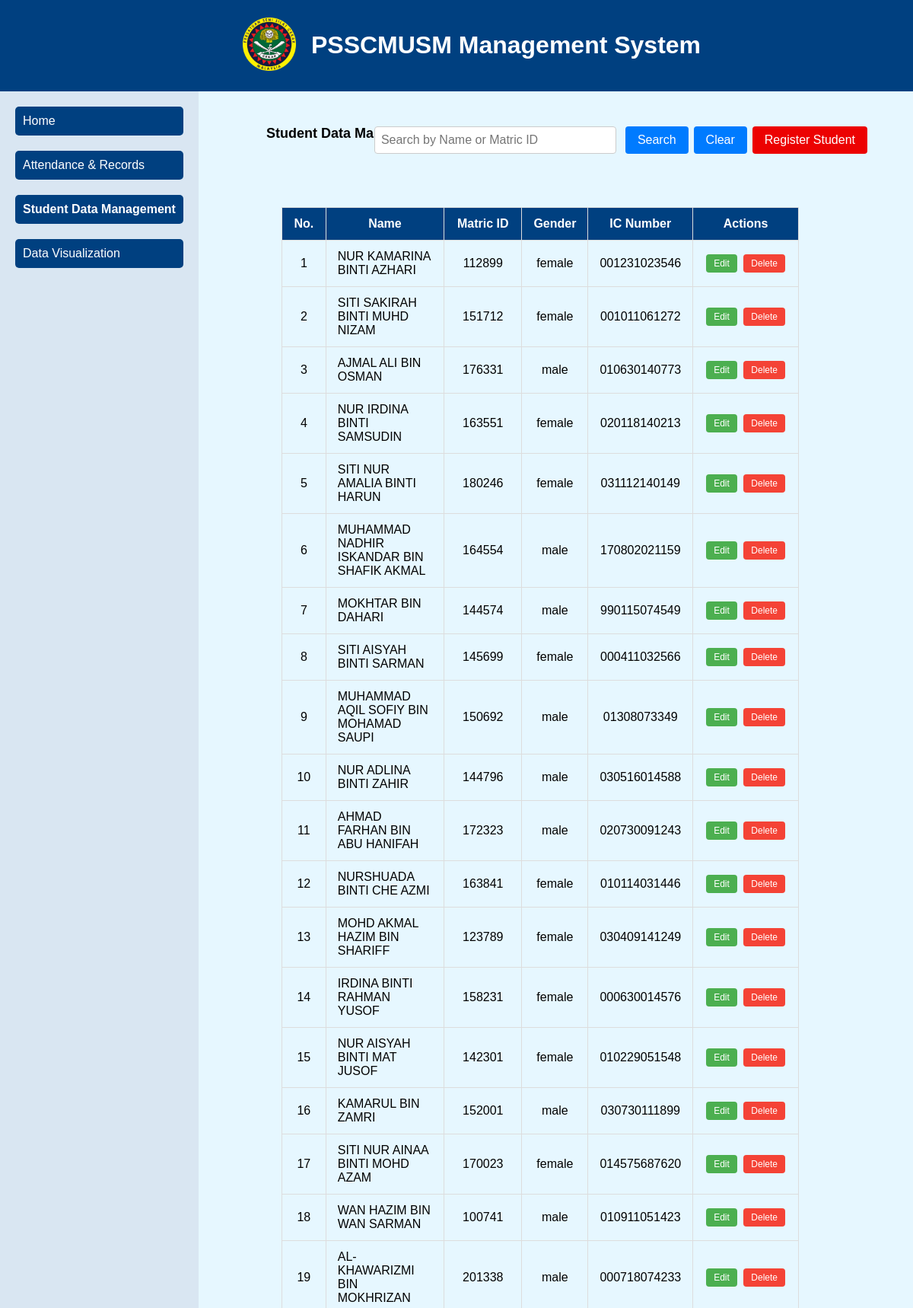
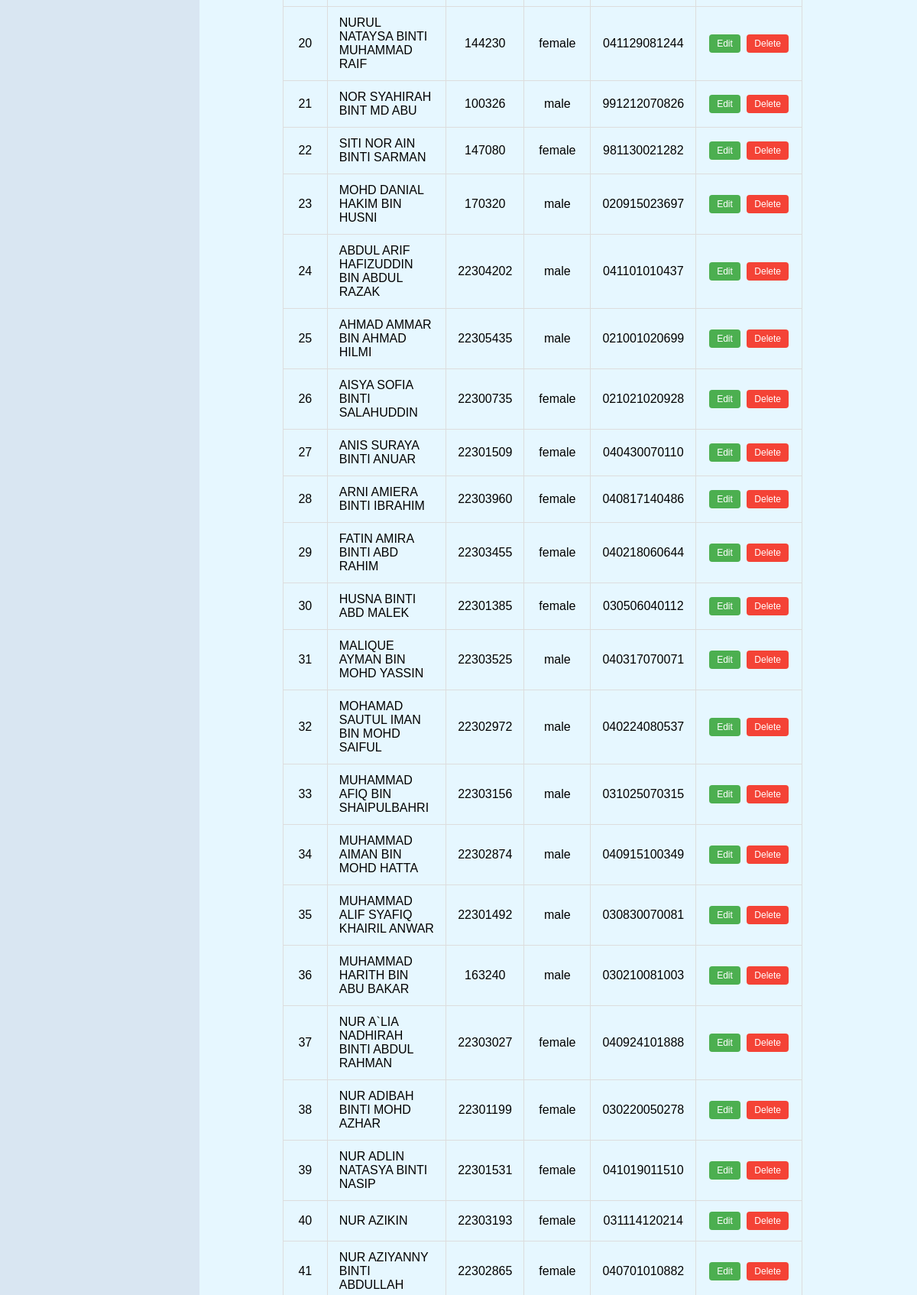
The page /iqbal_FYP/manage.php (upper part) on the database its author committed (2 pictures, top to bottom).
### tables this page shows
CREATE TABLE `student` (
  `id` int(11) NOT NULL,
  `full_name` varchar(100) NOT NULL,
  `matric_id` varchar(10) NOT NULL,
  `level` int(3) NOT NULL,
  `gender` varchar(10) NOT NULL,
  `ic_number` varchar(12) NOT NULL,
  `school` varchar(100) NOT NULL,
  `program` varchar(30) NOT NULL,
  `email` varchar(50) NOT NULL,
  `phone` varchar(20) NOT NULL,
  `image` varchar(255) NOT NULL,
  `u1_asas` int(3) NOT NULL,
  `u2_jatuh` int(3) NOT NULL,
  `u3_potong` int(3) NOT NULL,
  `theory` int(11) NOT NULL,
  `ko_k` int(3) NOT NULL,
  `ko_k_2` int(3) NOT NULL,
  `ko_k_3` int(3) NOT NULL,
  `u_usr` int(3) NOT NULL,
  `u_demo` int(3) NOT NULL,
  `end_year` int(4) NOT NULL
);

### iqbal_FYP/manage.php (the view, shortened to what this page needs)
<!DOCTYPE html>
<html lang="en">
<head>
    <link rel="stylesheet" href="styles.css">
</head>
<body>
    <header>
        <div class="logo">
            <img src="images/logo.png" alt="Logo">
        </div>
        <h1>PSSCMUSM Management System</h1>
    </header>
    <div class="container">
        <nav>
            <ul>
                <li><a href="index.html">Home</a></li>
                <li><a href="anr.html">Attendance & Records</a></li>
                <li><a href="sdm.html" class="active">Student Data Management</a></li>
                <li><a href="visual.html">Data Visualization</a></li>
            </ul>
        </nav>
    </div>
    <div class="navigation-text">
        Student Data Management > Student List
    </div>
    <div class="search-container">
        <input type="text" id="searchInput" placeholder="Search by Name or Matric ID">
        <button onclick="searchTable()">Search</button>
        <button class="clear-red-button" onclick="clearSearch()">Clear</button>
        <button onclick="registerStudent()">Register Student</button>
    </div>
    <div class="container">
        <table id="tableBody">
            <thead>
                <tr>
                    <th>No.</th>
                    <th>Name</th>
                    <th>Matric ID</th>
                    <th>Gender</th>
                    <th>IC Number</th>
                    <th class="actions">Actions</th>
                </tr>
            </thead>
            <tbody>
                <?php
                    include 'database.php';
                    $sql = "SELECT full_name, matric_id, gender, ic_number FROM student";
                    $result = $conn->query($sql);
                    if ($result->num_rows > 0) {
                        $counter = 1;
                        while($row = $result->fetch_assoc()) {
                            echo "<tr>
                                    <td>" . $counter++ . "</td>
                                    <td>" . $row["full_name"] . "</td>
                                    <td>" . $row["matric_id"] . "</td>
                                    <td>" . $row["gender"] . "</td>
                                    <td>" . $row["ic_number"] . "</td>
                                    <td class='actions'>
                                        <a href='edit_student.php?matric_id=" . $row["matric_id"] . "'><button class='action-button edit-button'>Edit</button></a>
                                        <button class='action-button delete-button' onclick='deleteStudent(\"" . $row["matric_id"] . "\")'>Delete</button>
                                    </td>
                                  </tr>";
                        }
                    } else {
                        echo "<tr><td colspan='7'>No results found</td></tr>";
                    }
                ?>
            </tbody>
        </table>
    </div>
</body>
</html>

### iqbal_FYP/styles.css (style rules this page uses)
body { margin: 0; padding: 0; background-color: #e6f7ff; font-family: Arial, sans-serif; }
header { background-color: #004080; color: #fff; padding: 20px; text-align: center; display: flex; align-items: center; justify-content: center; position: fixed; top: 0; width: 100%; z-index: 1000; }
h1 { margin-left: 10px; font-family: sans-serif; }
.logo img { height: 70px; margin-right: 10px; }
.container { display: flex; flex-direction: row; padding-top: 90px; }
nav { background-color: #d9e6f2; padding: 20px; display: flex; flex-direction: column; align-items: flex-start; position: fixed; top: 120px; bottom: 0; }
nav ul { list-style-type: none; padding: 0; margin: 0; }
nav ul li { margin-bottom: 10px; margin-bottom: 20px; }
nav ul li a { color: #fff; background-color: #004080; text-decoration: none; display: block; padding: 10px; border-radius: 5px; margin-bottom: 20px; }
nav ul li a.active { font-weight: bold; }
.navigation-text { font-size: 18px; font-weight: bold; text-align: left; margin-top: 55px; margin-left: 350px; }
.search-container { display: flex; justify-content: flex-end; margin-bottom: 20px; margin-right: 60px; margin-top: -40px; }
.search-container input[type=text] { width: 300px; padding: 8px; margin-right: 10px; border-radius: 4px; border: 1px solid #ccc; font-size: 16px; }
.search-container button { padding: 8px 16px; border: none; border-radius: 4px; cursor: pointer; background-color: #007bff; color: #fff; font-size: 16px; margin-right: 5px; }
.search-container button:last-child { margin-right: 0; background-color: #28a745; }

### iqbal_FYP/manage.php (style rules this page uses)
.container { margin-top: 20px; overflow-x: auto; }
table { border-collapse: collapse; width: 100%; margin-left: 370px; margin-right: 150px; margin-top: -40px; margin-bottom: 50px; border: 1px solid #ddd; }
th, td { padding: 12px 15px; text-align: center; border-bottom: 1px solid #ddd; border-right: 1px solid #ddd; }
th:first-child, td:first-child { border-left: 1px solid #ddd; }
th { background-color: #004080; color: #ffffff; }
td:nth-child(2) { text-align: left; }
.actions { text-align: center; white-space: nowrap; }
.action-button { padding: 5px 10px; margin: 2px; color: #fff; border: none; border-radius: 4px; cursor: pointer; font-size: 12px; }
.edit-button { background-color: #4CAF50; }
.delete-button { background-color: #f44336; }
.search-container { margin-top: -20px; margin-left: 261px; }
input[type="text"] { padding: 10px; width: 200px; border: 1px solid #ccc; border-radius: 4px; font-size: 16px; }
button { padding: 10px 20px; background-color: #4CAF50; color: white; border: none; border-radius: 4px; cursor: pointer; font-size: 16px; margin-left: 2px; }
.search-container button:last-child { margin-right: 0; background-color: #ec0202; }

### rows shown on the page
student: full_name "NUR KAMARINA BINTI AZHARI", matric "112899", gender "female", ic_number "001231023546"
student: full_name "SITI SAKIRAH BINTI MUHD NIZAM", matric "151712", gender "female", ic_number "001011061272"
student: full_name "AJMAL ALI BIN OSMAN", matric "176331", gender "male", ic_number "010630140773"
student: full_name "NUR IRDINA BINTI SAMSUDIN", matric "163551", gender "female", ic_number "020118140213"
student: full_name "SITI NUR AMALIA BINTI HARUN", matric "180246", gender "female", ic_number "031112140149"
student: full_name "MUHAMMAD NADHIR ISKANDAR BIN SHAFIK AKMAL", matric "164554", gender "male", ic_number "170802021159"
student: full_name "MOKHTAR BIN DAHARI", matric "144574", gender "male", ic_number "990115074549"
student: full_name "SITI AISYAH BINTI SARMAN", matric "145699", gender "female", ic_number "000411032566"
student: full_name "MUHAMMAD AQIL SOFIY BIN MOHAMAD SAUPI", matric "150692", gender "male", ic_number "01308073349"
student: full_name "NUR ADLINA BINTI ZAHIR", matric "144796", gender "male", ic_number "030516014588"
student: full_name "AHMAD FARHAN BIN ABU HANIFAH", matric "172323", gender "male", ic_number "020730091243"
student: full_name "NURSHUADA BINTI CHE AZMI", matric "163841", gender "female", ic_number "010114031446"
student: full_name "MOHD AKMAL HAZIM BIN SHARIFF", matric "123789", gender "female", ic_number "030409141249"
student: full_name "IRDINA BINTI RAHMAN YUSOF", matric "158231", gender "female", ic_number "000630014576"
student: full_name "NUR AISYAH BINTI MAT JUSOF", matric "142301", gender "female", ic_number "010229051548"
student: full_name "KAMARUL BIN ZAMRI", matric "152001", gender "male", ic_number "030730111899"
student: full_name "SITI NUR AINAA BINTI MOHD AZAM", matric "170023", gender "female", ic_number "014575687620"
student: full_name "WAN HAZIM BIN WAN SARMAN", matric "100741", gender "male", ic_number "010911051423"
student: full_name "AL-KHAWARIZMI BIN MOKHRIZAN", matric "201338", gender "male", ic_number "000718074233"
student: full_name "NURUL NATAYSA BINTI MUHAMMAD RAIF", matric "144230", gender "female", ic_number "041129081244"
student: full_name "NOR SYAHIRAH BINT MD ABU", matric "100326", gender "male", ic_number "991212070826"
student: full_name "SITI NOR AIN BINTI SARMAN", matric "147080", gender "female", ic_number "981130021282"
student: full_name "MOHD DANIAL HAKIM BIN HUSNI", matric "170320", gender "male", ic_number "020915023697"
student: full_name "ABDUL ARIF HAFIZUDDIN BIN ABDUL RAZAK", matric "22304202", gender "male", ic_number "041101010437"
student: full_name "AHMAD AMMAR BIN AHMAD HILMI", matric "22305435", gender "male", ic_number "021001020699"
student: full_name "AISYA SOFIA BINTI SALAHUDDIN", matric "22300735", gender "female", ic_number "021021020928"
student: full_name "ANIS SURAYA BINTI ANUAR", matric "22301509", gender "female", ic_number "040430070110"
student: full_name "ARNI AMIERA BINTI IBRAHIM", matric "22303960", gender "female", ic_number "040817140486"
student: full_name "FATIN AMIRA BINTI ABD RAHIM", matric "22303455", gender "female", ic_number "040218060644"
student: full_name "HUSNA BINTI ABD MALEK", matric "22301385", gender "female", ic_number "030506040112"
student: full_name "MALIQUE AYMAN BIN MOHD YASSIN", matric "22303525", gender "male", ic_number "040317070071"
student: full_name "MOHAMAD SAUTUL IMAN BIN MOHD SAIFUL", matric "22302972", gender "male", ic_number "040224080537"
student: full_name "MUHAMMAD AFIQ BIN SHAIPULBAHRI", matric "22303156", gender "male", ic_number "031025070315"
student: full_name "MUHAMMAD AIMAN BIN MOHD HATTA", matric "22302874", gender "male", ic_number "040915100349"
student: full_name "MUHAMMAD ALIF SYAFIQ KHAIRIL ANWAR", matric "22301492", gender "male", ic_number "030830070081"
student: full_name "MUHAMMAD HARITH BIN ABU BAKAR", matric "163240", gender "male", ic_number "030210081003"
student: full_name "NUR A`LIA NADHIRAH BINTI ABDUL RAHMAN", matric "22303027", gender "female", ic_number "040924101888"
student: full_name "NUR ADIBAH BINTI MOHD AZHAR", matric "22301199", gender "female", ic_number "030220050278"
student: full_name "NUR ADLIN NATASYA BINTI NASIP", matric "22301531", gender "female", ic_number "041019011510"
student: full_name "NUR AZIKIN", matric "22303193", gender "female", ic_number "031114120214"
student: full_name "NUR AZIYANNY BINTI ABDULLAH", matric "22302865", gender "female", ic_number "040701010882"
